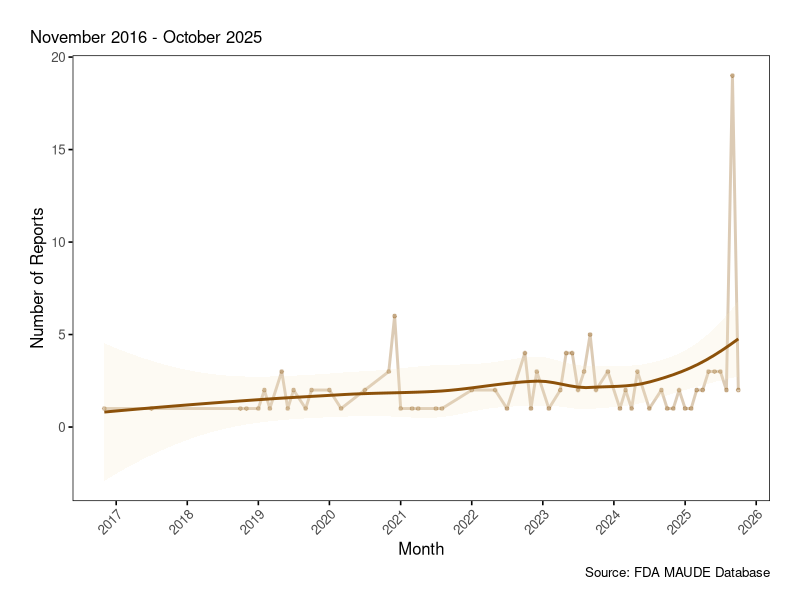
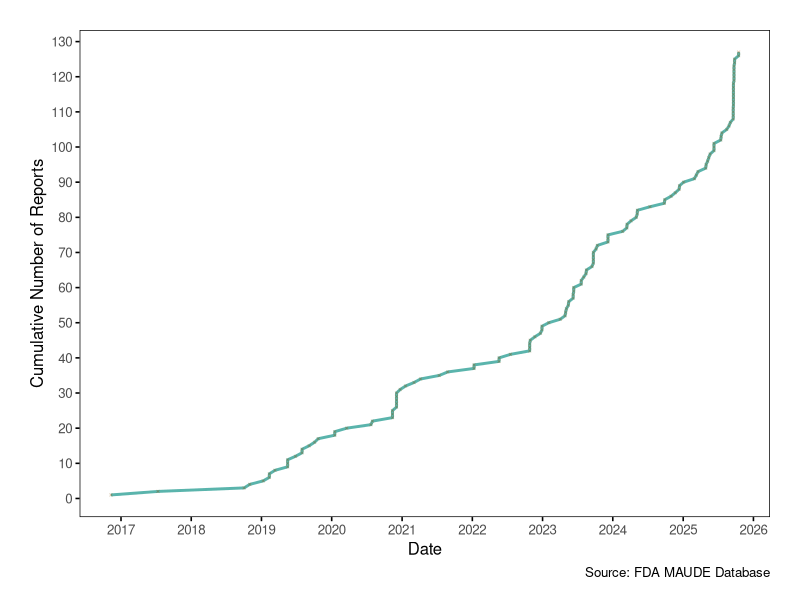
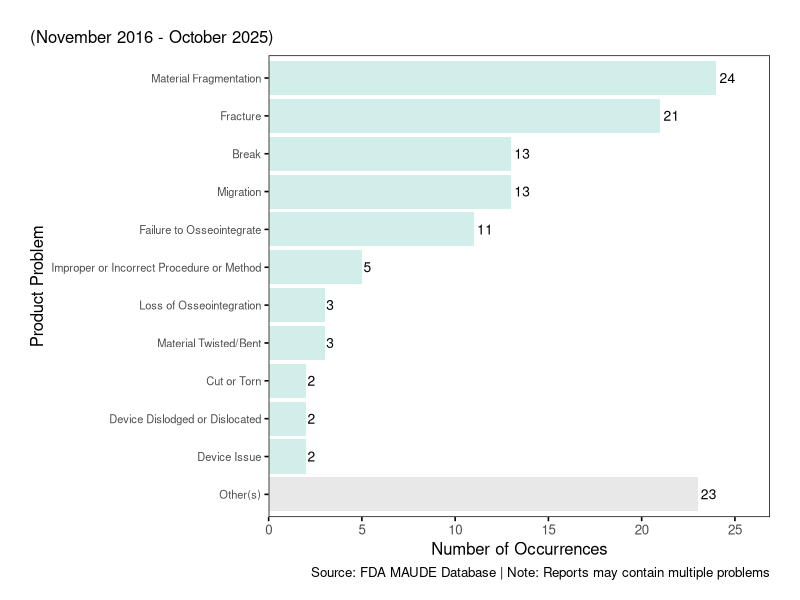
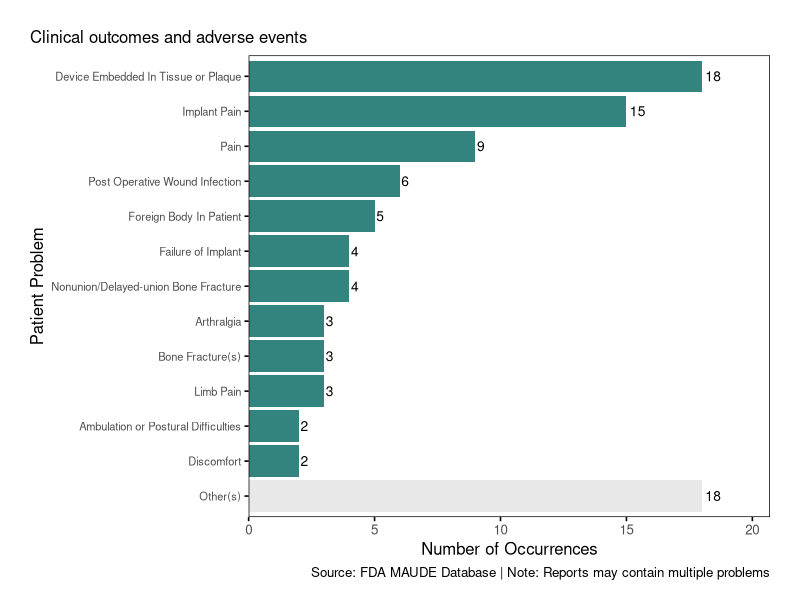
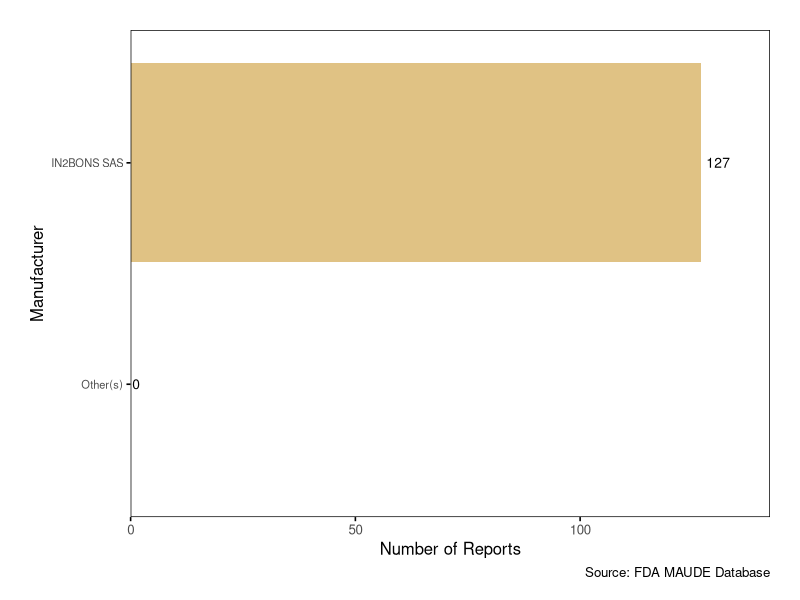
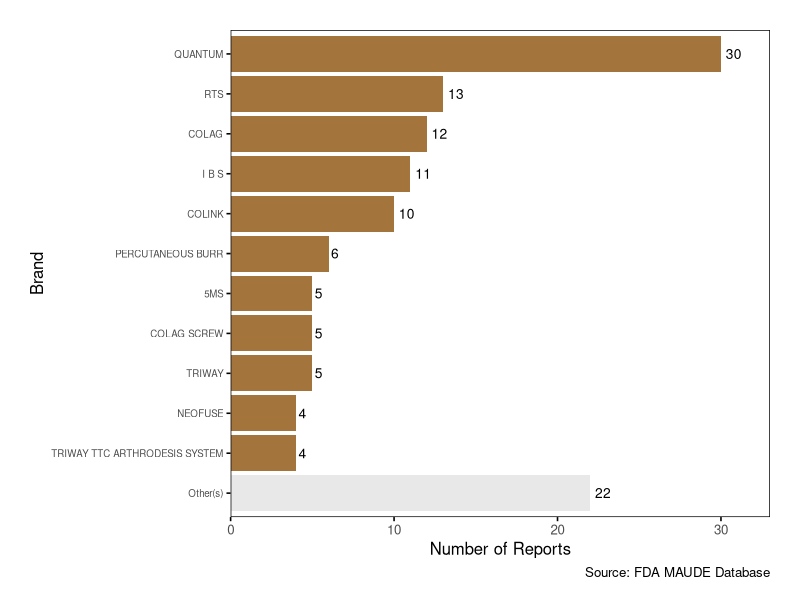
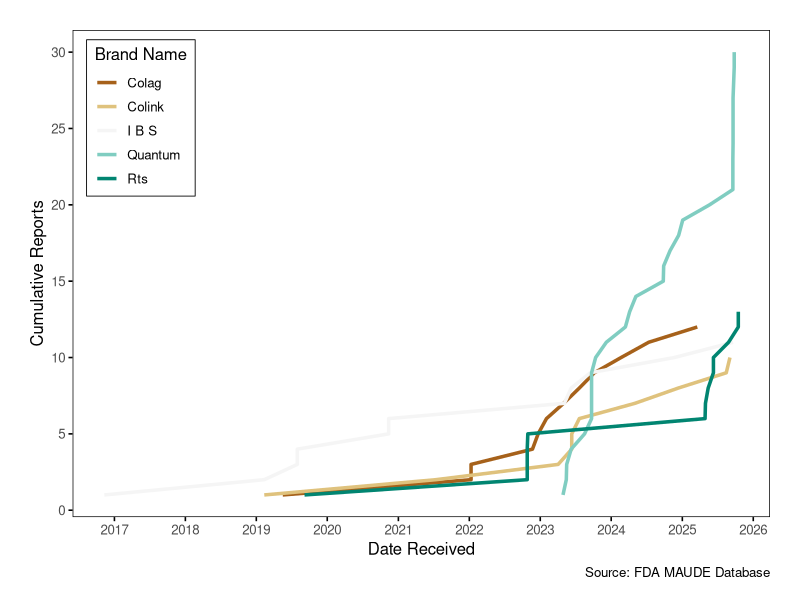

Write R code to recreate these figures, in order.
## ---- chunk 1
#| echo: false
#| results: 'hide'
#| message: false

# Load required libraries
library(tidyverse)
library(lubridate)
library(scales)
library(knitr)

# Custom ggplot2 theme matching base R aesthetics
theme_baseR <- function(base_size = 12) {
  theme_classic(base_size = base_size) %+replace%
    theme(
      panel.grid = element_blank(),
      panel.border = element_rect(color = "black", fill = NA, linewidth = 0.5),
      axis.line = element_blank(),
      axis.ticks = element_line(color = "black"),
      plot.title = element_text(
        hjust = 0.5,
        face = "bold",
        margin = margin(b = 20, t = 10)
      ),
      plot.margin = unit(c(1.5, 1.5, 1, 1.5), "lines"),
      plot.title.position = "plot"
    )
}
theme_set(theme_baseR())

# Save current locale and set to English
original_locale <- Sys.getlocale("LC_TIME")
Sys.setlocale("LC_TIME", "C")

# Color palette using brewer colors
brbg_colors <- scales::brewer_pal(palette = "BrBG")(6)
colors <- list(
  primary   = brbg_colors[1],
  secondary = brbg_colors[2],
  accent    = brbg_colors[3],
  highlight = brbg_colors[4],
  warning   = brbg_colors[5],
  info      = brbg_colors[6]
)

# Configuration
PATIENT_EXCLUSIONS <- c(
  "No Code Available",
  "No Known Impact Or Consequence To Patient",
  "Symptoms or Conditions",
  "No Information",
  "No Consequences Or Impact To Patient",
  "Appropriate Clinical Signs",
  "No Clinical Signs",
  "Conditions Term / Code Not Available",
  "Appropriate Term / Code Not Available",
  "Insufficient Information",
  "No Patient Involvement",
  "Reaction",
  "Patient Problem/Medical Problem"
)

PRODUCT_EXCLUSIONS <- c(
  "Adverse Event Without Identified Device or Use Problem",
  "Appropriate Term/Code Not Available",
  "Unknown (for use when the device problem is not known)",
  "Insufficient Information",
  "No Apparent Adverse Event"
)

# Helper functions
parse_problem_lists <- function(series) {
  series %>%
    str_remove_all("\\[|\\]|'") %>%
    str_split(", ") %>%
    unlist()
}

shorten_brand_name <- function(brand, max_words = 4) {
  words <- str_split(brand, " ")[[1]]
  if (length(words) > max_words) {
    paste(words[1:max_words], collapse = " ")
  } else {
    brand
  }
}
## ---- chunk 2
#| echo: false

# Read the data
data <- read_csv("processed_data.csv", show_col_types = FALSE)
## ---- chunk 3
#| echo: false

# Compute all summary statistics
total_reports <- nrow(data)
date_min <- min(data$date_received, na.rm = TRUE)
date_max <- max(data$date_received, na.rm = TRUE)
duration_days <- as.numeric(date_max - date_min)
duration_months <- round(duration_days / 30.44, 1)

unique_manufacturers <- n_distinct(data$manufacturer_std)
unique_brands <- n_distinct(data$brand_std)

# Patient problems statistics
patient_problems_all_list <- parse_problem_lists(data$patient_problems)

reports_with_patient_problems <- sum(
  !patient_problems_all_list %in% PATIENT_EXCLUSIONS
)

# Monthly statistics
monthly_counts <- data %>%
  mutate(year_month = floor_date(date_received, "month")) %>%
  count(year_month) %>%
  arrange(year_month)

avg_monthly_reports <- round(mean(monthly_counts$n), 1)
max_monthly_reports <- max(monthly_counts$n)
max_month <- monthly_counts %>%
  filter(n == max_monthly_reports) %>%
  slice(1) %>%
  pull(year_month) %>%
  format("%B %Y")
## ---- chunk 4
#| label: tbl-summary-stats
#| tbl-cap: "Summary statistics of FDA MAUDE reports"

summary_stats <- tibble(
  Metric = c(
    "Total Reports",
    "Date Range",
    "Reporting Duration",
    "Unique Manufacturers",
    "Unique Device Brands",
    "Average Monthly Reports",
    "Maximum Monthly Reports"
  ),
  Value = c(
    as.character(format(total_reports, big.mark = ",")),
    as.character(paste(format(date_min, "%B %d, %Y"), "to", format(date_max, "%B %d, %Y"))),
    as.character(paste0(duration_days, " days (", duration_months, " months)")),
    as.character(format(unique_manufacturers, big.mark = ",")),
    as.character(format(unique_brands, big.mark = ",")),
    as.character(paste0(avg_monthly_reports, " reports/month")),
    as.character(paste0(max_monthly_reports, " reports in ", max_month))
  )
)

kable(summary_stats, align = c("l", "l"))
## ---- chunk 5
#| label: fig-temporal-trends
#| fig-cap: "Monthly trend of FDA MAUDE reports"
#| fig-width: 10
#| fig-height: 5

monthly_plot_data <- data %>%
  mutate(year_month = floor_date(date_received, "month")) %>%
  count(year_month)

# Calculate appropriate date breaks based on data range
date_range_years <- as.numeric(difftime(max(data$date_received), 
                                        min(data$date_received), 
                                        units = "days")) / 365.25

if(date_range_years > 2) {
  date_labels <- "%Y"
  date_breaks <- "1 year"
} else {
  date_labels <- "%b %Y"
  date_breaks <- "3 months"
}

ggplot(monthly_plot_data, aes(x = year_month, y = n)) +
  geom_line(color = colors$primary, linewidth = 1, alpha = 0.3) +
  geom_point(color = colors$primary, size = 1, alpha = 0.3) +
  geom_smooth(
    method = "loess", 
    se = TRUE, 
    color = colors$primary, 
    fill = colors$accent, 
    alpha = 0.2
  ) +
  scale_x_date(date_breaks = date_breaks, date_labels = date_labels) +
  scale_y_continuous(breaks = pretty_breaks()) +
  labs(
    subtitle = paste(format(date_min, "%B %Y"), "-", format(date_max, "%B %Y")),
    x = "Month",
    y = "Number of Reports",
    caption = "Source: FDA MAUDE Database"
  ) +
  theme(axis.text.x = element_text(angle = 45, hjust = 1))
## ---- chunk 6
#| echo: false

# Statistical analysis for peak detection
mean_monthly <- mean(monthly_plot_data$n)
sd_monthly <- sd(monthly_plot_data$n)

# Calculate z-scores for each month
monthly_plot_data <- monthly_plot_data %>%
  mutate(
    z_score = (n - mean_monthly) / sd_monthly,
    deviation = n - mean_monthly,
    is_significant = abs(z_score) >= 2  # 95% confidence level (2 standard deviations)
  )

# Identify statistically significant peaks (positive outliers)
significant_peaks <- monthly_plot_data %>%
  filter(z_score >= 2) %>%  # Above 2 standard deviations (p < 0.05)
  arrange(desc(z_score)) %>%
  mutate(
    month_label = format(year_month, "%B %Y"),
    z_score_rounded = round(z_score, 2),
    deviation_pct = round(100 * deviation / mean_monthly, 1)
  )

# Identify statistically significant valleys (negative outliers)
significant_valleys <- monthly_plot_data %>%
  filter(z_score <= -2) %>%
  arrange(z_score) %>%
  mutate(
    month_label = format(year_month, "%B %Y"),
    z_score_rounded = round(abs(z_score), 2),
    deviation_pct = round(100 * abs(deviation) / mean_monthly, 1)
  )

n_significant_peaks <- nrow(significant_peaks)
n_significant_valleys <- nrow(significant_valleys)

# Format peak and valley lists
if(n_significant_peaks > 0) {
  peak_details <- significant_peaks %>%
    mutate(detail = sprintf("%s (%s reports, z=%.2f, +%s%%)", 
                           month_label, 
                           format(n, big.mark = ","),
                           z_score_rounded,
                           deviation_pct)) %>%
    pull(detail)
  peak_list <- paste(peak_details, collapse = "; ")
} else {
  peak_list <- "None detected"
}

if(n_significant_valleys > 0) {
  valley_details <- significant_valleys %>%
    mutate(detail = sprintf("%s (%s reports, z=%.2f, -%s%%)", 
                           month_label, 
                           format(n, big.mark = ","),
                           z_score_rounded,
                           deviation_pct)) %>%
    pull(detail)
  valley_list <- paste(valley_details, collapse = "; ")
} else {
  valley_list <- "None detected"
}

sd_monthly_rounded <- round(sd_monthly, 1)
cv <- round(100 * sd_monthly / mean_monthly, 1)  # Coefficient of variation
## ---- chunk 7
#| echo: false
#| results: asis

# Dynamic output based on presence of peaks and/or valleys
if(n_significant_peaks == 0 && n_significant_valleys == 0) {
  cat("
**Outlier Detection**: No statistically significant peaks or valleys detected at 95% confidence level (|z| < 2).
")
} else {
  # Show peaks if found
  if(n_significant_peaks > 0) {
    cat("
**Statistically Significant Peaks** (≥2 SD above mean, p < 0.05):

")
    cat(sprintf("%d month(s) identified:

", n_significant_peaks))
    for(i in 1:nrow(significant_peaks)) {
      cat(sprintf("- **%s**: %s reports (z=%.2f, +%s%%)
",
                  significant_peaks$month_label[i],
                  format(significant_peaks$n[i], big.mark = ","),
                  significant_peaks$z_score_rounded[i],
                  significant_peaks$deviation_pct[i]))
    }
    cat("
")
  }
  
  # Show valleys if found
  if(n_significant_valleys > 0) {
    cat("
**Statistically Significant Valleys** (≥2 SD below mean, p < 0.05):

")
    cat(sprintf("%d month(s) identified:

", n_significant_valleys))
    for(i in 1:nrow(significant_valleys)) {
      cat(sprintf("- **%s**: %s reports (z=%.2f, -%s%%)
",
                  significant_valleys$month_label[i],
                  format(significant_valleys$n[i], big.mark = ","),
                  significant_valleys$z_score_rounded[i],
                  significant_valleys$deviation_pct[i]))
    }
    cat("
")
  }
}
## ---- chunk 8
#| label: fig-cumulative-reports
#| fig-cap: "Cumulative FDA MAUDE reports over time"
#| fig-width: 10
#| fig-height: 5

cumulative_data <- data %>%
  arrange(date_received) %>%
  mutate(cumulative_count = row_number())

# Calculate appropriate date breaks
date_range_years <- as.numeric(difftime(max(data$date_received), 
                                        min(data$date_received), 
                                        units = "days")) / 365.25

if(date_range_years > 2) {
  date_labels <- "%Y"
  date_breaks <- "1 year"
} else {
  date_labels <- "%b %Y"
  date_breaks <- "3 months"
}

ggplot(cumulative_data, aes(x = date_received, y = cumulative_count)) +
  geom_line(color = colors$warning, linewidth = 1) +
  geom_point(color = colors$primary, size = 0.5, shape = 4, alpha = 0.3) +
  scale_x_date(date_breaks = date_breaks, date_labels = date_labels) +
  scale_y_continuous(breaks = pretty_breaks(n = 10)) +
  labs(
    x = "Date",
    y = "Cumulative Number of Reports",
    caption = "Source: FDA MAUDE Database"
  )
## ---- chunk 9
#| echo: false

# Extract and count individual product problems
product_problems_vector <- parse_problem_lists(data$product_problems)

# Get all product problems sorted by frequency
product_problems_all <- tibble(problems = product_problems_vector) %>%
  filter(
    !is.na(problems) &
    problems != "" &
    !problems %in% PRODUCT_EXCLUSIONS
  ) %>%
  count(problems, sort = TRUE)

total_all_product_problems <- sum(product_problems_all$n)

# Calculate cumulative percentage for 80% analysis
product_problems_all <- product_problems_all %>%
  mutate(
    cumulative_n = cumsum(n),
    cumulative_pct = cumulative_n / total_all_product_problems
  )

# Get items that account for 80% of data
# Use lag to check if previous row was < 0.80, ensuring we include the item that crosses 80%
product_problems_80 <- product_problems_all %>%
  mutate(prev_pct = lag(cumulative_pct, default = 0)) %>%
  filter(prev_pct < 0.80) %>%
  select(-prev_pct)

# Ensure we have at least one item
if(nrow(product_problems_80) == 0) {
  product_problems_80 <- product_problems_all %>% slice_head(n = 1)
}

# Calculate "Other" category
other_problems_n <- total_all_product_problems - sum(product_problems_80$n)

# Add "Other(s)" row for plotting
product_problems_plot <- product_problems_80 %>%
  bind_rows(tibble(problems = "Other(s)", n = other_problems_n)) %>%
  mutate(problems = factor(problems, levels = c("Other(s)", rev(product_problems_80$problems))))

n_80_problems <- nrow(product_problems_80)
total_80_product_problems <- sum(product_problems_80$n)
pct_80 <- round(100 * total_80_product_problems / total_all_product_problems, 1)
other_pct <- round(100 * other_problems_n / total_all_product_problems, 1)
## ---- chunk 10
#| label: fig-product-problems
#| fig-cap: !expr sprintf("Product problems representing %s%% of problem occurrences, plus Other(s) category", pct_80)
#| fig-width: 8
#| fig-height: !expr max(10, (n_80_problems + 1) * 0.45)

ggplot(product_problems_plot, aes(x = problems, y = n)) +
  geom_col(aes(fill = problems == "Other(s)", alpha = problems == "Other(s)"), 
           show.legend = FALSE) +
  scale_fill_manual(values = c("FALSE" = colors$highlight, "TRUE" = "gray85")) +
  scale_alpha_manual(values = c("FALSE" = 0.8, "TRUE" = 0.6)) +
  geom_text(aes(label = n), hjust = -0.2, size = 3.5) +
  coord_flip() +
  scale_y_continuous(expand = expansion(mult = c(0, 0.12))) +
  labs(
    subtitle = paste0("(", format(date_min, "%B %Y"), 
                     " - ", format(date_max, "%B %Y"), ")"),
    x = "Product Problem",
    y = "Number of Occurrences",
    caption = "Source: FDA MAUDE Database | Note: Reports may contain multiple problems"
  ) +
  theme(axis.text.y = element_text(size = 8))
## ---- chunk 11
#| echo: false
#| results: asis

all_80_product <- product_problems_80 %>%
  mutate(
    pct = sprintf("%.1f%%", 100 * n / total_all_product_problems)
  )

for(i in 1:nrow(all_80_product)) {
  cat(sprintf("%d. **%s** - %s occurrences (%s)
", 
              i, 
              all_80_product$problems[i], 
              format(all_80_product$n[i], big.mark = ","),
              all_80_product$pct[i]))
}
## ---- chunk 12
#| echo: false

# Extract and count patient problems
patient_problems_vector <- parse_problem_lists(data$patient_problems)

# Get all patient problems sorted by frequency
patient_problems_all <- tibble(problems = patient_problems_vector) %>%
  filter(
    !is.na(problems) &
    problems != "" &
    !problems %in% PATIENT_EXCLUSIONS
  ) %>%
  count(problems, sort = TRUE)

total_all_patient_problems <- sum(patient_problems_all$n)

# Calculate cumulative percentage for 80% analysis
patient_problems_all <- patient_problems_all %>%
  mutate(
    cumulative_n = cumsum(n),
    cumulative_pct = cumulative_n / total_all_patient_problems
  )

# Get items that account for 80% of data
# Use lag to check if previous row was < 0.80, ensuring we include the item that crosses 80%
patient_problems_80 <- patient_problems_all %>%
  mutate(prev_pct = lag(cumulative_pct, default = 0)) %>%
  filter(prev_pct < 0.80) %>%
  select(-prev_pct)

# Ensure we have at least one item
if(nrow(patient_problems_80) == 0) {
  patient_problems_80 <- patient_problems_all %>% slice_head(n = 1)
}

# Calculate "Other" category
other_patient_problems_n <- total_all_patient_problems - sum(patient_problems_80$n)

# Add "Other(s)" row for plotting
patient_problems_plot <- patient_problems_80 %>%
  bind_rows(tibble(problems = "Other(s)", n = other_patient_problems_n)) %>%
  mutate(problems = factor(problems, levels = c("Other(s)", rev(patient_problems_80$problems))))

n_80_patient_problems <- nrow(patient_problems_80)
total_80_patient_problems <- sum(patient_problems_80$n)
pct_80_patient <- round(100 * total_80_patient_problems / total_all_patient_problems, 1)
other_patient_pct <- round(100 * other_patient_problems_n / total_all_patient_problems, 1)
## ---- chunk 13
#| label: fig-patient-problems
#| fig-cap: !expr sprintf("Patient problems representing %s%% of problem occurrences, plus Other(s) category", pct_80_patient)
#| fig-width: 8
#| fig-height: !expr max(10, (n_80_patient_problems + 1) * 0.45)

ggplot(patient_problems_plot, aes(x = problems, y = n)) +
  geom_col(aes(fill = problems == "Other(s)", alpha = problems == "Other(s)"), 
           show.legend = FALSE) +
  scale_fill_manual(values = c("FALSE" = colors$info, "TRUE" = "gray85")) +
  scale_alpha_manual(values = c("FALSE" = 0.8, "TRUE" = 0.6)) +
  geom_text(aes(label = n), hjust = -0.2, size = 3.5) +
  coord_flip() +
  scale_y_continuous(expand = expansion(mult = c(0, 0.15))) +
  labs(
    subtitle = "Clinical outcomes and adverse events",
    x = "Patient Problem",
    y = "Number of Occurrences",
    caption = "Source: FDA MAUDE Database | Note: Reports may contain multiple problems"
  ) +
  theme(axis.text.y = element_text(size = 8))
## ---- chunk 14
#| echo: false
#| results: asis

all_80_patient <- patient_problems_80 %>%
  mutate(
    pct = sprintf("%.1f%%", 100 * n / total_all_patient_problems)
  )

for(i in 1:nrow(all_80_patient)) {
  cat(sprintf("%d. **%s** - %s occurrences (%s)
", 
              i, 
              all_80_patient$problems[i], 
              format(all_80_patient$n[i], big.mark = ","),
              all_80_patient$pct[i]))
}
## ---- chunk 15
#| echo: false

# Calculate manufacturer statistics with 80% analysis
manufacturers_all <- data %>%
  count(manufacturer_std, sort = TRUE)

total_all_manufacturers <- sum(manufacturers_all$n)

manufacturers_all <- manufacturers_all %>%
  mutate(
    cumulative_n = cumsum(n),
    cumulative_pct = cumulative_n / total_all_manufacturers
  )

# Get manufacturers that account for 80% of data
# Use lag to check if previous row was < 0.80, ensuring we include the manufacturer that crosses 80%
manufacturers_80 <- manufacturers_all %>%
  mutate(prev_pct = lag(cumulative_pct, default = 0)) %>%
  filter(prev_pct < 0.80) %>%
  select(-prev_pct)

# Ensure we have at least one manufacturer
if(nrow(manufacturers_80) == 0) {
  manufacturers_80 <- manufacturers_all %>% slice_head(n = 1)
}

# Calculate "Other" category
other_manufacturers_n <- total_all_manufacturers - sum(manufacturers_80$n)

# Add "Other(s)" row for plotting
top_manufacturers <- manufacturers_80 %>%
  bind_rows(tibble(manufacturer_std = "Other(s)", n = other_manufacturers_n)) %>%
  mutate(manufacturer_std = factor(manufacturer_std, levels = c("Other(s)", rev(manufacturers_80$manufacturer_std))))

n_80_manufacturers <- nrow(manufacturers_80)
total_80_manufacturer_reports <- sum(manufacturers_80$n)
pct_80_manufacturer <- round(100 * total_80_manufacturer_reports / total_reports, 1)
other_manufacturer_pct <- round(100 * other_manufacturers_n / total_reports, 1)

top_manufacturer <- manufacturers_80$manufacturer_std[1]
top_manufacturer_count <- manufacturers_80$n[1]
top_manufacturer_pct <- round(100 * top_manufacturer_count / total_reports, 1)

# Table data (without Other)
manufacturers_table_data <- manufacturers_80
## ---- chunk 16
#| label: fig-manufacturers
#| fig-cap: !expr sprintf("Manufacturers representing %s%% of reports, plus Other(s) category", pct_80_manufacturer)
#| fig-width: 8
#| fig-height: !expr max(6.5, (n_80_manufacturers + 1) * 0.4)

ggplot(top_manufacturers, aes(x = manufacturer_std, y = n)) +
  geom_col(aes(fill = manufacturer_std == "Other(s)", alpha = manufacturer_std == "Other(s)"), 
           show.legend = FALSE) +
  scale_fill_manual(values = c("FALSE" = colors$secondary, "TRUE" = "gray85")) +
  scale_alpha_manual(values = c("FALSE" = 0.8, "TRUE" = 0.6)) +
  geom_text(aes(label = n), hjust = -0.2, size = 3.5) +
  coord_flip() +
  scale_y_continuous(expand = expansion(mult = c(0, 0.12))) +
  labs(
    x = "Manufacturer",
    y = "Number of Reports",
    caption = "Source: FDA MAUDE Database"
  ) +
  theme(axis.text.y = element_text(size = 8))
## ---- chunk 17
#| echo: false
#| results: asis
if(other_manufacturers_n > 0) {
  cat(sprintf("
The remaining **%s** reports (**%s%%**) are from other manufacturers.
", 
              format(other_manufacturers_n, big.mark = ","), 
              other_manufacturer_pct))
}
## ---- chunk 18
#| label: tbl-manufacturers
#| tbl-cap: !expr sprintf("Manufacturer(s) representing %s%% of reports", pct_80_manufacturer)

manufacturer_table <- manufacturers_table_data %>%
  mutate(
    Rank = row_number(),
    Manufacturer = manufacturer_std,
    Reports = format(n, big.mark = ","),
    `% of Total` = sprintf("%.2f%%", n / total_reports * 100)
  ) %>%
  select(Rank, Manufacturer, Reports, `% of Total`)

kable(manufacturer_table, align = c("c", "l", "r", "r"))
## ---- chunk 19
#| echo: false

# Calculate brand statistics with 80% analysis
brands_all <- data %>%
  count(brand_std, sort = TRUE)

total_all_brands <- sum(brands_all$n)

brands_all <- brands_all %>%
  mutate(
    cumulative_n = cumsum(n),
    cumulative_pct = cumulative_n / total_all_brands
  )

# Get brands that account for 80% of data
# Use lag to check if previous row was < 0.80, ensuring we include the brand that crosses 80%
brands_80 <- brands_all %>%
  mutate(prev_pct = lag(cumulative_pct, default = 0)) %>%
  filter(prev_pct < 0.80) %>%
  select(-prev_pct)

# Ensure we have at least one brand
if(nrow(brands_80) == 0) {
  brands_80 <- brands_all %>% slice_head(n = 1)
}

# Calculate "Other" category
other_brands_n <- total_all_brands - sum(brands_80$n)

# Add "Other(s)" row for plotting
top_brands <- brands_80 %>%
  bind_rows(tibble(brand_std = "Other(s)", n = other_brands_n)) %>%
  mutate(brand_std = factor(brand_std, levels = c("Other(s)", rev(brands_80$brand_std))))

n_80_brands <- nrow(brands_80)
total_80_brand_reports <- sum(brands_80$n)
pct_80_brand <- round(100 * total_80_brand_reports / total_reports, 1)
other_brand_pct <- round(100 * other_brands_n / total_reports, 1)

# Keep top 5 for cumulative analysis
top_5_brands <- brands_80 %>% head(5)

top_brand <- brands_80$brand_std[1]
top_brand_count <- brands_80$n[1]
top_brand_pct <- round(100 * top_brand_count / total_reports, 1)

# Table data (without Other)
brands_table_data <- brands_80
## ---- chunk 20
#| label: fig-brands
#| fig-cap: !expr sprintf("Device brands representing %s%% of reports, plus Other(s) category", pct_80_brand)
#| fig-width: 10
#| fig-height: !expr max(6, (n_80_brands + 1) * 0.4)

ggplot(top_brands, aes(x = brand_std, y = n)) +
  geom_col(aes(fill = brand_std == "Other(s)", alpha = brand_std == "Other(s)"), 
           show.legend = FALSE) +
  scale_fill_manual(values = c("FALSE" = colors$primary, "TRUE" = "gray85")) +
  scale_alpha_manual(values = c("FALSE" = 0.8, "TRUE" = 0.6)) +
  geom_text(aes(label = n), hjust = -0.3, size = 3.5) +
  coord_flip() +
  scale_y_continuous(expand = expansion(mult = c(0, 0.1))) +
  labs(
    x = "Brand",
    y = "Number of Reports",
    caption = "Source: FDA MAUDE Database"
  ) +
  theme(axis.text.y = element_text(size = 7))
## ---- chunk 21
#| echo: false
#| results: asis
if(other_brands_n > 0) {
  cat(sprintf("
The remaining **%s** reports (**%s%%**) are from other brands.
", 
              format(other_brands_n, big.mark = ","), 
              other_brand_pct))
}
## ---- chunk 22
#| label: tbl-brands
#| tbl-cap: !expr sprintf("Device brand(s) representing %s%% of reports", pct_80_brand)

brand_table <- brands_table_data %>%
  mutate(
    Rank = row_number(),
    Brand = brand_std,
    Reports = format(n, big.mark = ","),
    `% of Total` = sprintf("%.2f%%", n / total_reports * 100)
  ) %>%
  select(Rank, Brand, Reports, `% of Total`)

kable(brand_table, align = c("c", "l", "r", "r"))
## ---- chunk 23
#| label: fig-brand-cumulative
#| fig-cap: "Cumulative adverse event reports by top 5 brands"
#| fig-width: 8
#| fig-height: 6

brand_cumulative <- data %>%
  filter(brand_std %in% top_5_brands$brand_std) %>%
  arrange(brand_std, date_received) %>%
  group_by(brand_std) %>%
  mutate(
    cumulative = row_number(),
    brand_label = str_to_title(map_chr(brand_std, shorten_brand_name))
  ) %>%
  ungroup()

# Calculate appropriate date breaks
date_range_years <- as.numeric(difftime(max(data$date_received), 
                                        min(data$date_received), 
                                        units = "days")) / 365.25

if(date_range_years > 2) {
  date_labels <- "%Y"
  date_breaks <- "1 year"
} else {
  date_labels <- "%b %Y"
  date_breaks <- "3 months"
}

ggplot(brand_cumulative, aes(x = date_received, y = cumulative, color = brand_label)) +
  geom_line(linewidth = 1.2) +
  scale_color_brewer(palette = "BrBG") +
  scale_x_date(date_labels = date_labels, date_breaks = date_breaks) +
  scale_y_continuous(labels = comma, breaks = pretty_breaks()) +
  labs(
    x = "Date Received",
    y = "Cumulative Reports",
    color = "Brand Name",
    caption = "Source: FDA MAUDE Database"
  ) +
  theme(
    legend.position = c(0.02, 0.98),
    legend.justification = c(0, 1),
    legend.background = element_rect(fill = "white", color = "black", linewidth = 0.3),
    legend.margin = margin(4, 6, 4, 6)
  )
